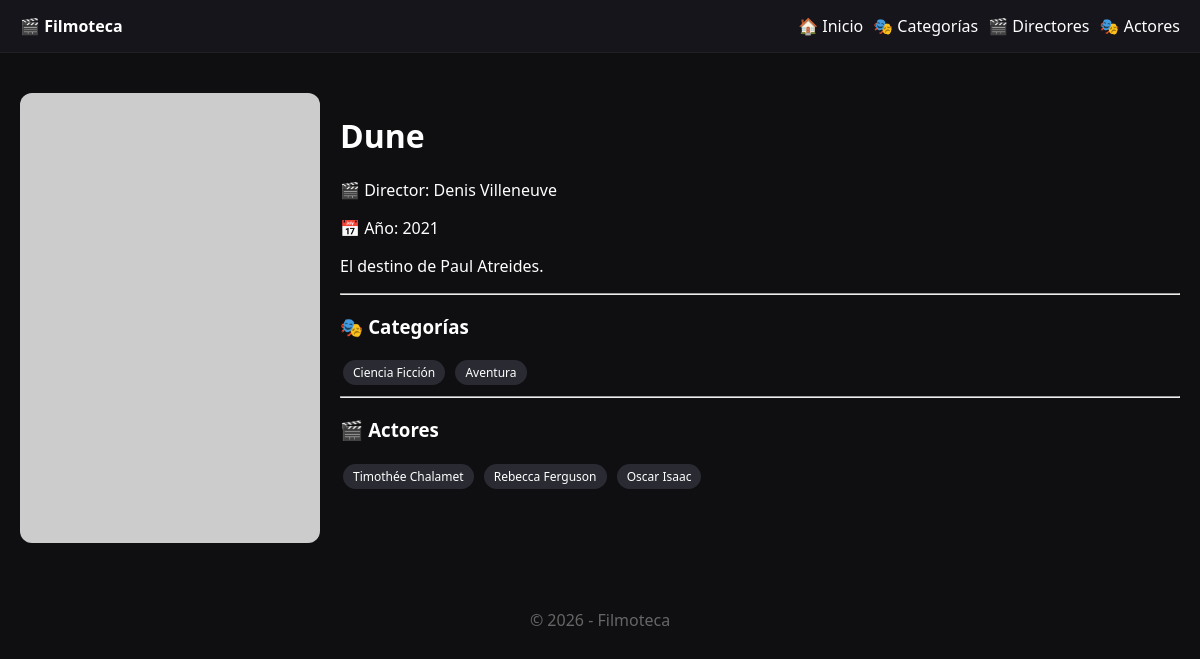
The app's page /pelicula.php?slug=dune with its own data.
### tables this page shows
CREATE TABLE peliculas (
    id INT AUTO_INCREMENT PRIMARY KEY,
    titulo VARCHAR(255) NOT NULL,
    slug VARCHAR(255) NOT NULL UNIQUE,
    anio YEAR NOT NULL,
    sinopsis TEXT,
    cartel VARCHAR(255),
    director_id INT NOT NULL,

    FOREIGN KEY (director_id) REFERENCES directores(id)
);

CREATE TABLE directores (
    id INT AUTO_INCREMENT PRIMARY KEY,
    nombre VARCHAR(150) NOT NULL,
    slug VARCHAR(160) NOT NULL UNIQUE
);

CREATE TABLE categorias (
    id INT AUTO_INCREMENT PRIMARY KEY,
    nombre VARCHAR(100) NOT NULL,
    slug VARCHAR(120) NOT NULL UNIQUE
);

CREATE TABLE actores (
    id INT AUTO_INCREMENT PRIMARY KEY,
    nombre VARCHAR(150) NOT NULL,
    slug VARCHAR(160) NOT NULL UNIQUE
);

### pelicula.php (the view, shortened to what this page needs)
<?php
require "config.php";
require "header.php";
$slug = $_GET['slug'] ?? null;
$stmt = $pdo->prepare("
SELECT p.*, d.nombre AS director, d.slug AS director_slug
FROM peliculas p
JOIN directores d ON d.id = p.director_id
WHERE p.slug = ?
");
$stmt->execute([$slug]);
$peli = $stmt->fetch(PDO::FETCH_ASSOC);
$stmt = $pdo->prepare("
SELECT a.nombre, a.slug
FROM actores a
JOIN peliculas_actores pa ON pa.actor_id = a.id
WHERE pa.pelicula_id = ?
");
$stmt->execute([$peli['id']]);
$actores = $stmt->fetchAll(PDO::FETCH_ASSOC);
$stmt = $pdo->prepare("
SELECT c.nombre, c.slug
FROM categorias c
JOIN peliculas_categorias pc ON pc.categoria_id = c.id
WHERE pc.pelicula_id = ?
");
$stmt->execute([$peli['id']]);
$categorias = $stmt->fetchAll(PDO::FETCH_ASSOC);
?>
<div class="detail">
    <img src="<?= $peli['cartel'] ?>">
    <div>
        <h1><?= htmlspecialchars($peli['titulo']) ?></h1>
        <p>
            🎬 Director:
            <a href="director.php?slug=<?= $peli['director_slug'] ?>">
                <?= $peli['director'] ?>
            </a>
        </p>
        <p>📅 Año: <?= $peli['anio'] ?></p>
        <p><?= $peli['sinopsis'] ?></p>
        <hr>
        <h3>🎭 Categorías</h3>
        <?php foreach($categorias as $c): ?>
            <a class="badge" href="categoria.php?slug=<?= $c['slug'] ?>">
                <?= $c['nombre'] ?>
            </a>
        <?php endforeach; ?>
        <hr>
        <h3>🎬 Actores</h3>
        <?php foreach($actores as $a): ?>
            <a class="badge" href="actor.php?slug=<?= $a['slug'] ?>">
                <?= $a['nombre'] ?>
            </a>
        <?php endforeach; ?>
    </div>
</div>
<?php require "footer.php"; ?>

### assets/style.css (style rules this page uses)
body { margin:0; font-family: system-ui, Arial; background:#0f0f12; color:#fff; }
a { color:inherit; text-decoration:none; }
.detail { display:grid; grid-template-columns:300px 1fr; gap:20px; margin-top:20px; }
.detail img { width:100%; border-radius:12px; }
.badge { display:inline-block; padding:4px 10px; background:#2a2a33; border-radius:20px; font-size:12px; margin:3px; }

### records on screen
peliculas: titulo "Dune", director.nombre "Denis Villeneuve", anio "2021", sinopsis "El destino de Paul Atreides."
categorias: nombre "Ciencia Ficción"
categorias: nombre "Aventura"
actores: nombre "Timothée Chalamet"
actores: nombre "Rebecca Ferguson"
actores: nombre "Oscar Isaac"

### other values on screen
SITE_NAME "Filmoteca"
